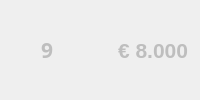
       <widget class="QFrame" name="stage9">
        <property name="enabled">
         <bool>false</bool>
        </property>
        <layout class="QHBoxLayout" name="stage_9">
         <item>
          <spacer name="horizontalSpacer_11">
           <property name="orientation">
            <enum>Qt::Horizontal</enum>
           </property>
           <property name="sizeType">
            <enum>QSizePolicy::Fixed</enum>
           </property>
           <property name="sizeHint" stdset="0">
            <size>
             <width>30</width>
             <height>20</height>
            </size>
           </property>
          </spacer>
         </item>
         <item>
          <widget class="QLabel" name="label_10">
           <property name="maximumSize">
            <size>
             <width>12</width>
             <height>16777215</height>
            </size>
           </property>
           <property name="font">
            <font>
             <family>OpenSymbol</family>
             <pointsize>16</pointsize>
             <weight>75</weight>
             <bold>true</bold>
            </font>
           </property>
           <property name="text">
            <string>9</string>
           </property>
          </widget>
         </item>
         <item>
          <spacer name="horizontalSpacer_24">
           <property name="orientation">
            <enum>Qt::Horizontal</enum>
           </property>
           <property name="sizeType">
            <enum>QSizePolicy::Fixed</enum>
           </property>
           <property name="sizeHint" stdset="0">
            <size>
             <width>20</width>
             <height>20</height>
            </size>
           </property>
          </spacer>
         </item>
         <item>
          <widget class="QWidget" name="widget_9" native="true">
           <property name="maximumSize">
            <size>
             <width>15</width>
             <height>15</height>
            </size>
           </property>
           <property name="styleSheet">
            <string notr="true">border-image:url(:/images/counter_gem.png);</string>
           </property>
          </widget>
         </item>
         <item>
          <spacer name="horizontalSpacer_38">
           <property name="orientation">
            <enum>Qt::Horizontal</enum>
           </property>
           <property name="sizeType">
            <enum>QSizePolicy::Fixed</enum>
           </property>
           <property name="sizeHint" stdset="0">
            <size>
             <width>20</width>
             <height>20</height>
            </size>
           </property>
          </spacer>
         </item>
         <item>
          <widget class="QLabel" name="label_24">
           <property name="font">
            <font>
             <pointsize>16</pointsize>
             <weight>75</weight>
             <bold>true</bold>
            </font>
           </property>
           <property name="text">
            <string>€ 8.000</string>
           </property>
          </widget>
         </item>
        </layout>
       </widget>
